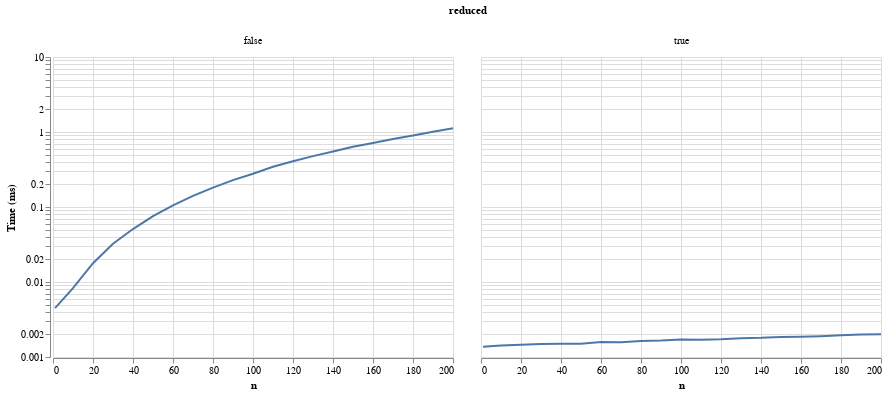

The notebook cell saved with this chart:
### Code cell
points = altair.Chart(df).mark_line().encode(
    altair.Y(
        'mean(time)',
        scale=altair.Scale(type='log', zero=False),
        axis=altair.Axis(title='Time (ms)'),
    ),
    x='n',
    column='reduced',
#     column='n',
)


points

### Figure 1 — Vega-Lite specification as saved in the notebook (floating-point values rounded to 4 significant figures; data arrays with more than 128 entries replaced by an {"elided": "..."} marker saying what was removed)
{"$schema": "https://vega.github.io/schema/vega-lite/v2.6.0.json", "config": {"view": {"height": 300, "width": 400}}, "data": {"name": "data-fb462390a52c1a667a8c0389b1ebff50"}, "datasets": {"data-fb462390a52c1a667a8c0389b1ebff50": {"elided": "5040 records"}}, "encoding": {"column": {"field": "reduced", "type": "nominal"}, "x": {"field": "n", "type": "quantitative"}, "y": {"aggregate": "mean", "axis": {"title": "Time (ms)"}, "field": "time", "scale": {"type": "log", "zero": false}, "type": "quantitative"}}, "mark": "line"}
